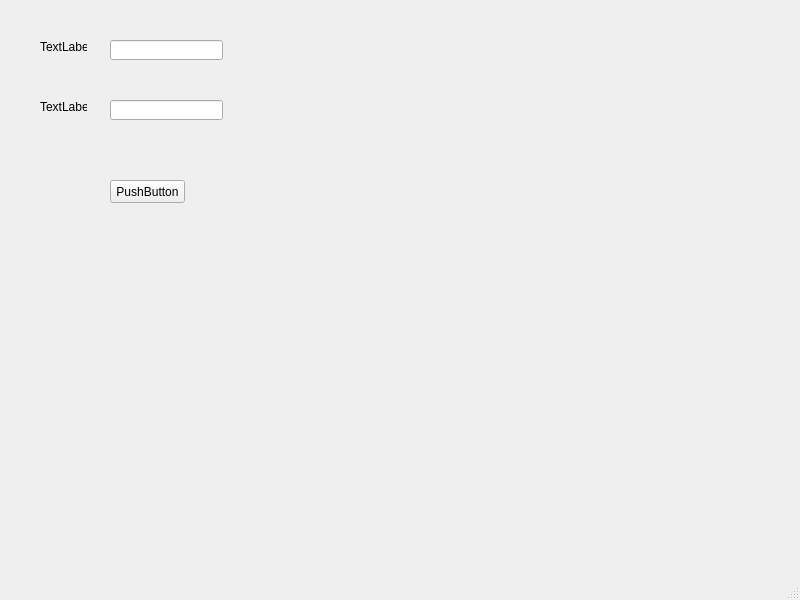
<?xml version="1.0" encoding="UTF-8"?>
<ui version="4.0">
 <class>MainWindow</class>
 <widget class="QMainWindow" name="MainWindow">
  <property name="geometry">
   <rect>
    <x>0</x>
    <y>0</y>
    <width>800</width>
    <height>600</height>
   </rect>
  </property>
  <property name="windowTitle">
   <string>MainWindow</string>
  </property>
  <widget class="QWidget" name="centralwidget">
   <widget class="QLabel" name="label">
    <property name="geometry">
     <rect>
      <x>40</x>
      <y>40</y>
      <width>47</width>
      <height>13</height>
     </rect>
    </property>
    <property name="text">
     <string>TextLabel</string>
    </property>
   </widget>
   <widget class="QLabel" name="label_2">
    <property name="geometry">
     <rect>
      <x>40</x>
      <y>100</y>
      <width>47</width>
      <height>13</height>
     </rect>
    </property>
    <property name="text">
     <string>TextLabel</string>
    </property>
   </widget>
   <widget class="QPushButton" name="pushButton">
    <property name="geometry">
     <rect>
      <x>110</x>
      <y>180</y>
      <width>75</width>
      <height>23</height>
     </rect>
    </property>
    <property name="text">
     <string>PushButton</string>
    </property>
   </widget>
   <widget class="QLineEdit" name="lineEdit">
    <property name="geometry">
     <rect>
      <x>110</x>
      <y>40</y>
      <width>113</width>
      <height>20</height>
     </rect>
    </property>
   </widget>
   <widget class="QLineEdit" name="lineEdit_2">
    <property name="geometry">
     <rect>
      <x>110</x>
      <y>100</y>
      <width>113</width>
      <height>20</height>
     </rect>
    </property>
   </widget>
  </widget>
  <widget class="QMenuBar" name="menubar">
   <property name="geometry">
    <rect>
     <x>0</x>
     <y>0</y>
     <width>800</width>
     <height>21</height>
    </rect>
   </property>
  </widget>
  <widget class="QStatusBar" name="statusbar"/>
 </widget>
 <resources/>
 <connections/>
</ui>
